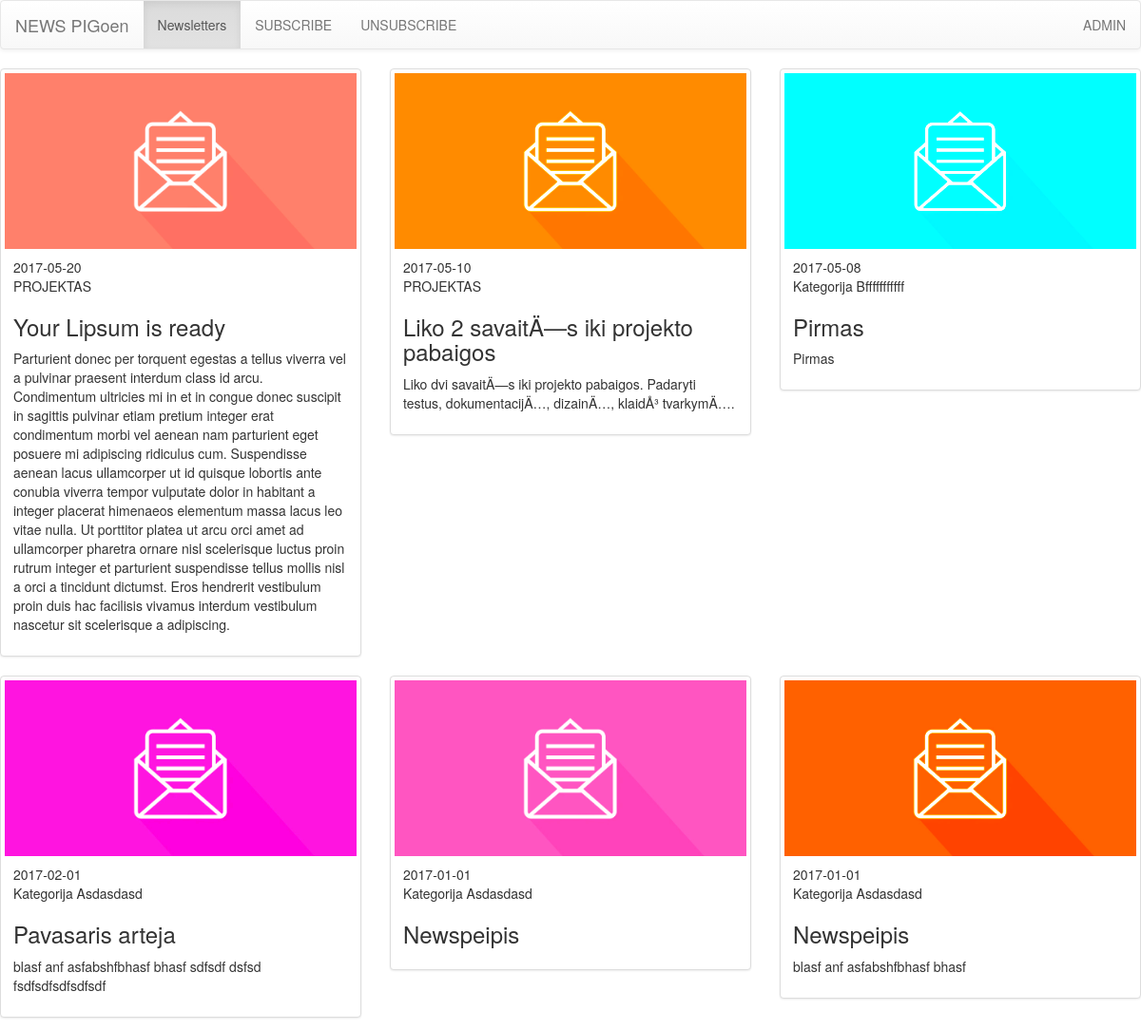
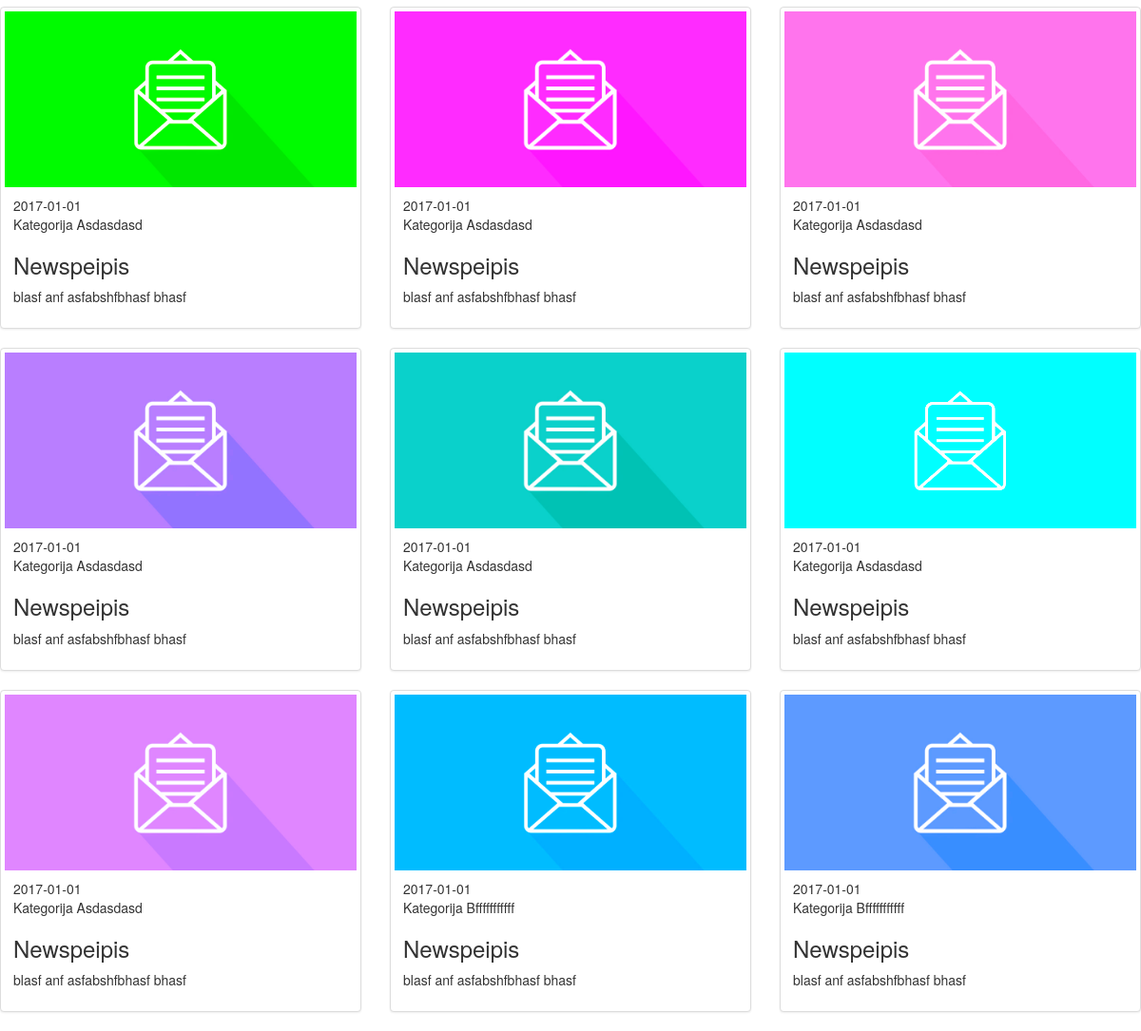
The page / on the database its author committed (2 pictures, top to bottom).
### tables this page shows
CREATE TABLE `newsletter` (
  `id` int(11) NOT NULL,
  `state` int(11) NOT NULL,
  `name` varchar(255) NOT NULL,
  `date` date NOT NULL,
  `category` int(11) NOT NULL,
  `description` varchar(255) NOT NULL,
  `body` varchar(5000) NOT NULL
);

CREATE TABLE `category` (
  `id` int(11) NOT NULL,
  `state` int(11) NOT NULL,
  `name` varchar(255) NOT NULL
);

### lib/functions.php (the view, shortened to what this page needs)
<?php
function printAllNewsletters(){
        $con = Configuration::dbConnect();
        $result = mysqli_query($con, "SELECT "
                                    . " newsletter.id AS id,  "
                                    . " newsletter.date AS date, "
                                    . " newsletter.name AS name, "
                                    . " newsletter.body AS body, "
                                    . " newsletter.description AS description, "
                                    . " category.name AS category "
                                    . " FROM newsletter "
                                    . " LEFT JOIN category ON category.id=newsletter.category "
                                    . " WHERE newsletter.state = '2' "
                                    . " AND category.state = '1' "
                                    . " ORDER BY newsletter.date DESC "
                ) or die(mysqli_error($con));
        $items = 1;
        while ($newsletter = $result->fetch_object()) {
            if($items == 1 ) echo '<div class="row row-eq-height">';
            echo '<div class="col-md-4">'
                    . '<div class="thumbnail">'
                        . '<img alt="100%x200" src="images/newsletter.jpg" style="-webkit-filter: hue-rotate(' . rand(0,360). 'deg) saturate(' . rand(1,4) . ');">'
                            . '<div class="caption">'
                            . '<span>' . $newsletter->date . '<br/>' . $newsletter->category . '</span>'
                            . '<h3>' . $newsletter->description . '</h3>'
                            . '<p>' . $newsletter->body . '</p>'
                        . '</div>'
                    . '</div>'
                . '</div>';
            if($items == 3 ){ echo '</div>'; $items = 0; } $items++;
        }
}

### index.php (shortened to what this page needs)
<?php
require_once 'lib/functions.php';
?>
<!DOCTYPE html>
<html lang="en">
<head>
    <link rel="stylesheet" href="css/style.css" type="text/css" />
    <link rel="stylesheet" href="https://maxcdn.bootstrapcdn.com/bootstrap/3.3.7/css/bootstrap.min.css">
    <link rel="stylesheet" href="https://maxcdn.bootstrapcdn.com/bootstrap/3.3.7/css/bootstrap-theme.min.css">
</head>
<body>
<nav class="navbar navbar-default">
  <div class="container-fluid">
    <div class="navbar-header">
      <a class="navbar-brand" href="#">NEWS PIGoen</a>
    </div>
    <ul class="nav navbar-nav">
      <li class="active"><a href="?view=newsletter-list">Newsletters</a></li>
      <li onclick="showForm('signup-form');"><a href="#">SUBSCRIBE</a></li>
      <li onclick="showForm('unsign-form');"><a href="#">UNSUBSCRIBE</a></li>
    </ul>
      <ul class="nav navbar-nav navbar-right">
           <li onclick="showForm('adminlogin-form');"><a href="#">ADMIN</a></li>
      </ul>
  </div>
</nav>
<div class="container-fluid">
    <?php
    switch ($_GET['view']):
    default:
        ?>
        <div class="row row-eq-height">
                    <?php printAllNewsletters();?>
        </div>
        <?php
    endswitch;
    ?>
</div>
</body>
</html>

### rows shown on the page
newsletter: date "2017-05-20", category.name "PROJEKTAS", description "Your Lipsum is ready", body "Parturient donec per torquent egestas a tellus viverra vel a pulvinar praesent interdum class id arcu. Condimentum ultricies mi in et in congue donec suscipit in sagittis pulvinar etiam pretium integer erat condimentum morbi vel aenean nam parturient eget posuere mi adipiscing ridiculus cum. Suspendisse aenean lacus ullamcorper ut id quisque lobortis ante conubia viverra tempor vulputate dolor in habitant a integer placerat himenaeos elementum massa lacus leo vitae nulla. Ut porttitor platea ut arcu orci amet ad ullamcorper pharetra ornare nisl scelerisque luctus proin rutrum integer et parturient suspendisse tellus mollis nisl a orci a tincidunt dictumst. Eros hendrerit vestibulum proin…"
newsletter: date "2017-05-10", category.name "PROJEKTAS", description "Liko 2 savaitÄ—s iki projekto pabaigos", body "Liko dvi savaitÄ—s iki projekto pabaigos. Padaryti testus, dokumentacijÄ…, dizainÄ…, klaidÅ³ tvarkymÄ…."
newsletter: date "2017-05-08", category.name "Kategorija Bfffffffffff", description "Pirmas", body "Pirmas"
newsletter: date "2017-02-01", category.name "Kategorija Asdasdasd", description "Pavasaris arteja", body "blasf anf asfabshfbhasf bhasf sdfsdf dsfsd fsdfsdfsdfsdfsdf"
newsletter: date "2017-01-01", category.name "Kategorija Asdasdasd", description "Newspeipis"
newsletter: date "2017-01-01", category.name "Kategorija Asdasdasd", description "Newspeipis", body "blasf anf asfabshfbhasf bhasf"
newsletter: date "2017-01-01", category.name "Kategorija Asdasdasd", description "Newspeipis", body "blasf anf asfabshfbhasf bhasf"
newsletter: date "2017-01-01", category.name "Kategorija Asdasdasd", description "Newspeipis", body "blasf anf asfabshfbhasf bhasf"
newsletter: date "2017-01-01", category.name "Kategorija Asdasdasd", description "Newspeipis", body "blasf anf asfabshfbhasf bhasf"
newsletter: date "2017-01-01", category.name "Kategorija Asdasdasd", description "Newspeipis", body "blasf anf asfabshfbhasf bhasf"
newsletter: date "2017-01-01", category.name "Kategorija Asdasdasd", description "Newspeipis", body "blasf anf asfabshfbhasf bhasf"
newsletter: date "2017-01-01", category.name "Kategorija Asdasdasd", description "Newspeipis", body "blasf anf asfabshfbhasf bhasf"
newsletter: date "2017-01-01", category.name "Kategorija Asdasdasd", description "Newspeipis", body "blasf anf asfabshfbhasf bhasf"
newsletter: date "2017-01-01", category.name "Kategorija Bfffffffffff", description "Newspeipis", body "blasf anf asfabshfbhasf bhasf"
newsletter: date "2017-01-01", category.name "Kategorija Bfffffffffff", description "Newspeipis", body "blasf anf asfabshfbhasf bhasf"
